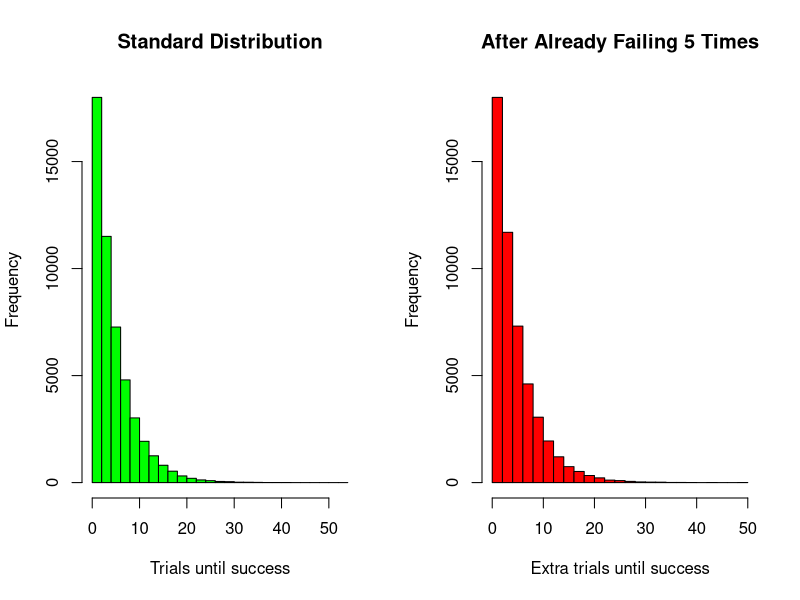

The R source for this figure:
## ---- chunk 1
knitr::opts_chunk$set(echo = TRUE)
## ---- chunk 2

# Set up variables
prob_success <- 0.2
cutoff <- 5
total_simulations <- 50000

# 1. Baseline: Standard geometric simulation
baseline <- rgeom(total_simulations, prob = prob_success) + 1

# 2. Conditional: Generate a large pool, then keep only the ones greater than our cutoff
large_pool <- rgeom(total_simulations * 5, prob = prob_success) + 1
survived <- large_pool[large_pool > cutoff]

# Take the first 50,000 that survived, and subtract the cutoff
extra_hidden_trials <- survived[1:total_simulations] - cutoff

# Split the plotting screen
par(mfrow =c(1,2))

# Plot 1: The Baseline 
hist(baseline,
     breaks = 30,
     main = "Standard Distribution",
     xlab = "Trials until success",
     col = "green")
     
# Plot 2: The Extra Trials
hist(extra_hidden_trials,
     breaks = 30,
     main = "After Already Failing 5 Times",
     xlab = "Extra trials until success",
     col = "red")
        
